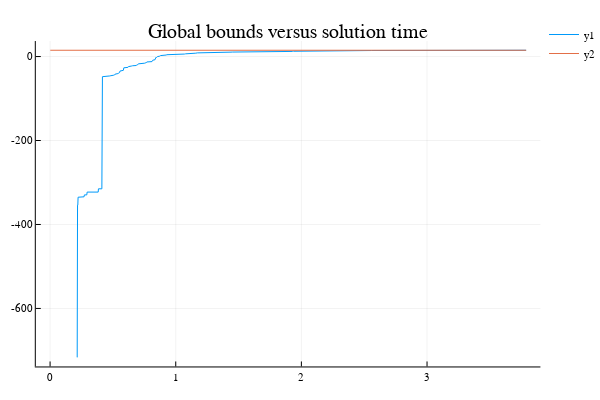

Notebook cell for this chart:
### Markdown cell above
### Plotting the bounds versus solution time

### Code cell
p2 = Plots.plot(solution_time, bounds_data, title="Global bounds versus solution time")

### Figure 1 — Plotly figure (JSON) as saved in the notebook; plotly's stock layout.template omitted (floating-point values rounded to 4 significant figures; data arrays with more than 128 entries replaced by an {"elided": "..."} marker saying what was removed)
{"data": [{"colorbar": {"title": ""}, "hoverinfo": "text", "legendgroup": "y1", "line": {"color": "rgba(0, 154, 250, 1.000)", "dash": "solid", "shape": "linear", "width": 1}, "mode": "lines", "name": "y1", "showlegend": true, "text": {"elided": "559 null values"}, "type": "scatter", "x": {"elided": "559 float values"}, "xaxis": "x1", "y": {"elided": "559 float values"}, "yaxis": "y1", "zmax": 0.1, "zmin": -0.1}, {"colorbar": {"title": ""}, "hoverinfo": "text", "legendgroup": "y2", "line": {"color": "rgba(227, 111, 71, 1.000)", "dash": "solid", "shape": "linear", "width": 1}, "mode": "lines", "name": "y2", "showlegend": true, "text": {"elided": "559 null values"}, "type": "scatter", "x": {"elided": "559 float values"}, "xaxis": "x1", "y": {"elided": "559 int values"}, "yaxis": "y1", "zmax": 0.1, "zmin": -0.1}], "layout": {"annotations": [{"font": {"color": "rgba(0, 0, 0, 1.000)", "family": "sans-serif", "size": 20}, "rotation": 0, "showarrow": false, "text": "Global bounds versus solution time", "x": 0.5296, "xanchor": "center", "xref": "paper", "y": 1, "yanchor": "top", "yref": "paper"}], "height": 400, "legend": {"bgcolor": "rgba(255, 255, 255, 1.000)", "bordercolor": "rgba(0, 0, 0, 1.000)", "font": {"color": "rgba(0, 0, 0, 1.000)", "family": "sans-serif", "size": 11}, "tracegroupgap": 0, "x": 1, "y": 1}, "margin": {"b": 20, "l": 0, "r": 0, "t": 20}, "paper_bgcolor": "rgba(255, 255, 255, 1.000)", "plot_bgcolor": "rgba(255, 255, 255, 1.000)", "showlegend": true, "width": 600, "xaxis": {"anchor": "y1", "domain": [0.06582, 0.9934], "gridcolor": "rgba(0, 0, 0, 0.100)", "gridwidth": 0.5, "linecolor": "rgba(0, 0, 0, 1.000)", "mirror": false, "range": [-0.1137, 3.902], "showgrid": true, "showline": true, "showticklabels": true, "tickangle": 0, "tickcolor": "rgb(0, 0, 0)", "tickfont": {"color": "rgba(0, 0, 0, 1.000)", "family": "sans-serif", "size": 11}, "tickmode": "array", "ticks": "inside", "ticktext": ["0", "1", "2", "3"], "tickvals": [0, 1, 2, 3], "title": "", "titlefont": {"color": "rgba(0, 0, 0, 1.000)", "family": "sans-serif", "size": 15}, "type": "-", "visible": true, "zeroline": false, "zerolinecolor": "rgba(0, 0, 0, 1.000)"}, "yaxis": {"anchor": "x1", "domain": [0.03762, 0.9415], "gridcolor": "rgba(0, 0, 0, 0.100)", "gridwidth": 0.5, "linecolor": "rgba(0, 0, 0, 1.000)", "mirror": false, "range": [-738.2, 36.94], "showgrid": true, "showline": true, "showticklabels": true, "tickangle": 0, "tickcolor": "rgb(0, 0, 0)", "tickfont": {"color": "rgba(0, 0, 0, 1.000)", "family": "sans-serif", "size": 11}, "tickmode": "array", "ticks": "inside", "ticktext": ["-600", "-400", "-200", "0"], "tickvals": [-600, -400, -200, 0], "title": "", "titlefont": {"color": "rgba(0, 0, 0, 1.000)", "family": "sans-serif", "size": 15}, "type": "-", "visible": true, "zeroline": false, "zerolinecolor": "rgba(0, 0, 0, 1.000)"}}}
